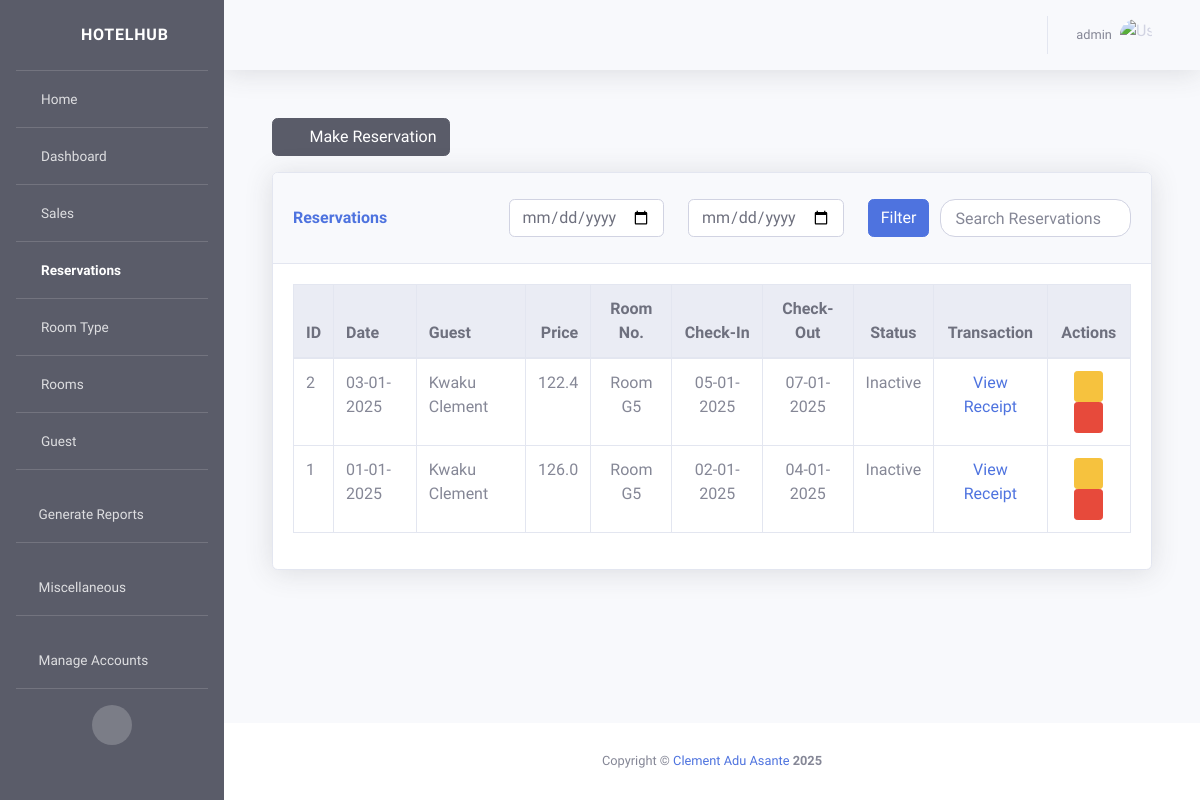
The app's page /reservations/reservations/ (signed in), older data.
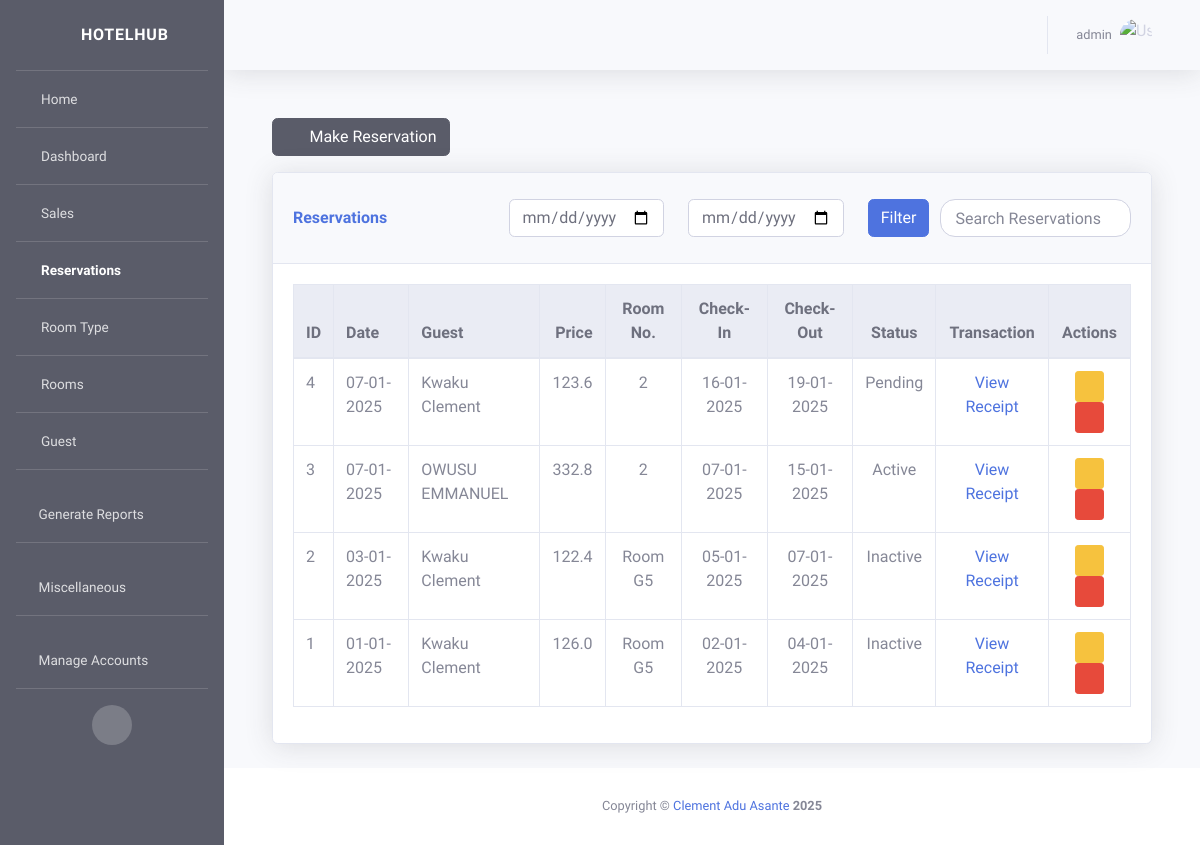
The same page, newer data.
### authentication/models.py (models this page shows, shortened)
class Users(AbstractBaseUser, PermissionsMixin):
    ROLE_CHOICES = [
        ('admin', 'Admin'),
        ('receptionist', 'Receptionist'),
        ('manager', 'Manager'),
        ('seller', 'Seller')
    ]
    first_name = models.CharField(max_length=256, blank=False, null=False)
    last_name = models.CharField(max_length=256, blank=False, null=False)
    username = models.CharField(max_length=256, unique=True, blank=False, null=False)
    role = models.CharField(max_length=20, choices=ROLE_CHOICES)
    phone = models.CharField(max_length=30, blank=False, null=False)
    address = models.TextField(max_length=256, blank=False, null=False)
    is_active = models.BooleanField(default=True)
    is_staff = models.BooleanField(default=False)
    last_login = models.DateTimeField(null=True, blank=True)
    objects = CustomUserManager()
    USERNAME_FIELD = 'username'
    REQUIRED_FIELDS = []
    class Meta:
        db_table = 'Users'

### reservations/models.py (models this page shows, shortened)
class Reservation(models.Model):
    STATUS_CHOICES = [
        ('Pending', 'Pending'),
        ('Checked In', 'Checked In'),
        ('Checked Out', 'Checked Out'),
        ('Canceled', 'Canceled'),
    ]
    is_deleted = models.BooleanField(default=False)
    deleted_at = models.DateTimeField(null=True, blank=True)
    deleted_by = models.ForeignKey(
        settings.AUTH_USER_MODEL,
        on_delete=models.SET_NULL,
        null=True,
        related_name='deleted_reservations'
    )
    reservation_date = models.DateField(default=now)
    check_in = models.DateTimeField(null=True, blank=True)
    check_out = models.DateTimeField(null=True, blank=True)
    guest = models.ForeignKey(Guest, on_delete=models.CASCADE)
    sub_total = models.FloatField(default=0)
    grand_total = models.FloatField(default=0)
    tax_amount = models.FloatField(default=0)
    tax_percentage = models.FloatField(default=0)
    amount_payed = models.FloatField(default=0)
    amount_change = models.FloatField(default=0)
    status = models.CharField(max_length=20, choices=STATUS_CHOICES, default='Pending')
    created_by = models.ForeignKey(settings.AUTH_USER_MODEL, on_delete=models.CASCADE, null=True, blank=True)
    class Meta:
        db_table = "Reservations"
    def get_status(self):
        current_date = now()
        if self.check_in and self.check_out:
            if current_date < self.check_in:
                return 'Pending'
            elif current_date >= self.check_in and current_date <= self.check_out:
                return 'Active'
            elif current_date > self.check_out:
                return 'Inactive'
        return self.status

class ReservationDetail(models.Model):
    reservation = models.ForeignKey(Reservation, on_delete=models.CASCADE)
    room = models.ForeignKey(Room, on_delete=models.CASCADE)
    price = models.FloatField()
    total_detail = models.FloatField()
    days = models.IntegerField(default=1)

### guests/models.py (models this page shows, shortened)
class Guest(models.Model):
    first_name = models.CharField(max_length=256)
    last_name = models.CharField(max_length=256, blank=True, null=True)
    address = models.TextField(max_length=256, blank=True, null=True)
    national_id = models.TextField(max_length=256, blank=True, null=True)
    phone = models.CharField(max_length=30, blank=True, null=True)
    created_at = models.DateField(default=now)
    class Meta:
        db_table = 'Guests'
    def get_full_name(self):
        return f"{self.first_name} {self.last_name}"

### rooms/models.py (models this page shows, shortened)
class Room(models.Model):
    STATUS_CHOICES = (
        ("ACTIVE", "Active"),
        ("INACTIVE", "Inactive")
    )
    name = models.CharField(max_length=256)
    description = models.TextField(max_length=256)
    status = models.CharField(
        choices=STATUS_CHOICES,
        max_length=100,
        verbose_name="Status of the room",
    )
    room_type = models.ForeignKey(
        RoomType, related_name="room_type", on_delete=models.CASCADE, db_column='room_type')
    price = models.FloatField(default=0)
    class Meta:
        db_table = "Room"

### reservations/views.py (the view, shortened to what this page needs)
# urls.py: path('reservations/', views.reservations_list_view, name='reservations_list'),
@login_required(login_url="/authentication/login/")
def reservations_list_view(request):
    cache_key = f'reservations_list_{request.user.id}'
    cache.delete(cache_key)
    start_date = request.GET.get('start_date')
    end_date = request.GET.get('end_date')
    reservations_query = (
        Reservation.objects.select_related('guest')
        .prefetch_related('reservationdetail_set__room')
        .filter(is_deleted=False)
    )
    reservations = reservations_query.order_by('-id')[:100]
    for reservation in reservations:
        reservation.status = reservation.get_status()
    context = {
        "active_icon": "reservations",
        "reservations": reservations,
    }
    if request.user.is_authenticated:
        action = f"Viewed reservations list"
        details = f"User: {request.user.username}, IP: {request.META.get('REMOTE_ADDR')}, User-Agent: {request.META.get('HTTP_USER_AGENT')}"
        ip_address = request.META.get('REMOTE_ADDR')
        mac_address = get_mac_address()
        ActivityLog.objects.create(
            user=request.user,
            action=action,
            details=details,
            ip_address=ip_address,
            mac_address=mac_address
        )
    return render(request, "reservations.html", context=context)

### reservations/templates/reservations.html (shortened to what this page needs)
{% extends "base.html" %}
{% load static %}
{% block stylesheets %}
<link href="{% static 'vendor/datatables/dataTables.bootstrap4.min.css' %}" rel="stylesheet">
<link href="{% static 'css/pagination_buttons.css' %}" rel="stylesheet">
{% endblock stylesheets %}
{% block content %}
<div class="container-fluid">
    <div class="row ml-0 mb-3">
        <a href="{% url 'reservations:reservations_add' %}" class="btn btn-dark reservation-button">
            <i class="fas fa-plus mr-2"></i>
            Make Reservation
        </a>
    </div>
    <div class="card shadow mb-4">
        <div class="card-header py-3">
            <div class="row align-items-center">
                <div class="col-md-3">
                    <h6 class="m-0 font-weight-bold text-primary">Reservations</h6>
                </div>
                <div class="col-md-6">
                    <div class="row">
                        <div class="col-md-5">
                            <input type="date" class="form-control" id="startDate">
                        </div>
                        <div class="col-md-5">
                            <input type="date" class="form-control" id="endDate">
                        </div>
                        <div class="col-md-2">
                            <button id="filterDate" class="btn btn-primary">Filter</button>
                        </div>
                    </div>
                </div>
                <div class="col-md-3">
                    <input type="text" class="form-control" id="reservationSearch" placeholder="Search Reservations">
                </div>
            </div>
        </div>
        <div class="card-body ">
            <div class="table-responsive">
                <table class="table table-hover table-bordered" id="dataTable" width="100%" cellspacing="0">
                    <thead class="thead-light">
                        <tr>
                            <th>ID</th>
                            <th>Date</th>
                            <th>Guest</th>
                            <th class="text-right">Price</th>
                            <th class="text-center">Room No.</th>
                            <th class="text-center">Check-In</th>
                            <th class="text-center">Check-Out</th>
                            <th class="text-center">Status</th>
                            <th class="text-center">Transaction</th>
                            <th class="text-center">Actions</th>
                        </tr>
                    </thead>
                    <tbody>
                        {% for s in reservations %}
                        <tr>
                            <td>{{ s.id }}</td>
                            <td>{{ s.reservation_date|date:"d-m-Y" }}</td>
                            <td>{{ s.guest.get_full_name }}</td>
                            <td class="text-right">{{ s.grand_total }}</td>
                            <td class="text-center">
                                {% for detail in s.reservationdetail_set.all %}
                                    {{ detail.room.name }}<br />
                                {% endfor %}
                            </td>
                            <td class="text-center">{{ s.check_in|date:"d-m-Y" }}</td>
                            <td class="text-center">{{ s.check_out|date:"d-m-Y" }}</td>
                            <td class="text-center">{{ s.status }}</td>
                            <td class="text-center">
                                <a
                                    href="{% url 'reservations:reservations_receipt_pdf' s.id %}"
                                    class="text-primary"
                                >
                                    View Receipt
                                </a>
                            </td>
                            <td class="text-center">
                                <a href="{% url 'reservations:reservations_edit' s.id %}" class="text-decoration-none">
                                    <button type="button" class="btn btn-warning btn-sm" data-bs-toggle="tooltip" title="Update Reservation Type">
                                        <i class="fas fa-pen"></i>
                                    </button>
                                </a>
                                <a class="text-decoration-none">
                                    <button rel="delete" type="button" class="btn btn-danger btn-sm" data-toggle="modal" data-target="#exampleModal">
                                        <i class="fas fa-trash"></i>
                                    </button>
                                </a>
                            </td>
                        </tr>
                        {% endfor %}
                    </tbody>
                </table>
            </div>
        </div>
    </div>
</div>
{% endblock content %}

### templates/base.html (shortened to what this page needs)
{% load static %}
<!DOCTYPE html>
<html lang="en">
<head>
    <link href="{% static 'vendor/fontawesome-free/css/all.min.css' %}" rel="stylesheet" type="text/css">
    <link href="{% static 'css/sb-admin-2.min.css' %}" rel="stylesheet">
    {% block stylesheets %}{% endblock stylesheets %}
</head>
<body id="page-top">
    <div id="wrapper">
        {% include 'sidebar.html' %}
        <div id="content-wrapper" class="d-flex flex-column">
            <div id="content">
                {% include 'navbar.html' %}
                <div class="container-fluid">
                    {% block content %}{% endblock content %}
                </div>
            </div>
            {% include 'footer.html' %}
        </div>
    </div>
</body>
</html>

### templates/sidebar.html
{% load static %}
<ul class="navbar-nav bg-dark sidebar sidebar-dark accordion" id="accordionSidebar">
    <a class="sidebar-brand d-flex align-items-center justify-content-center" href="{% url 'dashboard:index' %}">
        <div class="sidebar-brand-icon rotate-n-15">
            <i class="fas fa-hotel"></i>
        </div>
        <div class="sidebar-brand-text mx-3">HOTELHUB</div>
    </a>
    <hr class="sidebar-divider mb-0">
    <li class="{% if "index" in active_icon %} nav-item active {% else %} nav-item {% endif %}">
        <a class="nav-link" href="{% url 'dashboard:index' %}">
            <i class="fas fa-fw fa-home"></i>
            <span>Home</span></a>
    </li>
    <hr class="sidebar-divider mb-0">
    {% if request.user.is_superuser or request.session.user_role == 'admin' or request.session.user_role == 'manager' %}
    <li class="{% if "dashboard" in active_icon %} nav-item active {% else %} nav-item {% endif %}">
        <a class="nav-link" href="{% url 'dashboard:dashboard' %}">
            <i class="fas fa-fw fa-tachometer-alt"></i>
            <span>Dashboard</span></a>
    </li>
    {% endif %}
       <hr class="sidebar-divider my-0">
       <li class="{% if "home" in active_icon %} nav-item active {% else %} nav-item {% endif %}">
           <a class="nav-link" href="{% url 'inventory:home' %}">
               <i class="fas fa-fw fa-cart-plus"></i>
               <span>Sales</span></a>
       </li>
       <hr class="sidebar-divider my-0">
       <li class="{% if "reservations" in active_icon %} nav-item active {% else %} nav-item {% endif %}">
           <a class="nav-link" href="{% url 'reservations:reservations_list' %}">
               <i class="fas fa-fw fa-cart-plus"></i>
               <span>Reservations</span></a>
       </li>
    <hr class="sidebar-divider my-0">
    <li class="{% if "room_types" in active_icon %} nav-item active {% else %} nav-item {% endif %}">
        <a class="nav-link" href="{% url 'rooms:room_types_list' %}">
            <i class="fas fa-fw fa-bed"></i>
            <span>Room Type</span></a>
    </li>
    <hr class="sidebar-divider my-0">
    <li class="{% if "rooms" in active_icon %} nav-item active {% else %} nav-item {% endif %}">
        <a class="nav-link" href="{% url 'rooms:rooms_list' %}">
            <i class="fas fa-fw fa-bed"></i>
            <span>Rooms</span></a>
    </li>
    <hr class="sidebar-divider my-0">
    <li class="{% if "guest" in active_icon %} nav-item active {% else %} nav-item {% endif %}">
        <a class="nav-link" href="{% url 'guests:guests_list' %}">
            <i class="fas fa-fw fa-users"></i>
            <span>Guest</span></a>
    </li>
    <hr class="sidebar-divider d-none d-md-block">
    <li class="{% if "report" in active_icon %} nav-item active {% else %} nav-item {% endif %}">
        <a class="nav-link" href="{% url 'reports:select_report' %}">
            <i class="fas fa-chart-line mr-2"></i>
            <span>Generate Reports</span></a>
    </li>
    <hr class="sidebar-divider d-none d-md-block">
    {% if request.user.is_superuser or request.session.user_role == 'admin' or request.session.user_role == 'manager' %}
    <li class="{% if "miscellaneous" in active_icon %} nav-item active {% else %} nav-item {% endif %}">
        <a class="nav-link" href="{% url 'miscellaneous:miscellaneous_list' %}">
            <i class="fas fa-folder mr-2"></i>
            <span>Miscellaneous</span></a>
    </li>
    <hr class="sidebar-divider d-none d-md-block">
    {% endif %}
        {% if request.user.is_superuser or request.session.user_role == 'admin' or request.session.user_role == 'manager' %}
        <li class="{% if "users" in active_icon %} nav-item active {% else %} nav-item {% endif %}">
            <a class="nav-link" href="{% url 'authentication:users_list' %}">
                <i class="fas fa-chart-line mr-2"></i>
                <span>Manage Accounts</span></a>
        </li>
        <hr class="sidebar-divider d-none d-md-block">
        {% endif %}
    <div class="text-center d-none d-md-inline">
        <button class="rounded-circle border-0" id="sidebarToggle"></button>
    </div>
</ul>

### templates/navbar.html (shortened to what this page needs)
{% load static %}
<nav class="navbar navbar-expand navbar-light bg-gradient topbar mb-4 static-top shadow">
    <ul class="navbar-nav ml-auto">
        <li class="nav-item dropdown">
            <a class="nav-link dropdown-toggle" href="#" id="userDropdown" role="button" data-toggle="dropdown" aria-expanded="false">
                <span class="mr-2 d-none d-lg-inline text-gray-600 small">{{ request.user.username }}</span>
                <img class="img-profile rounded-circle" src="{% static 'img/undraw_profile.svg' %}" alt="User Profile">
            </a>
        </li>
    </ul>
</nav>

### templates/messages.html (shortened to what this page needs)
{% load static %}

### templates/footer.html (shortened to what this page needs)
{% load static %}
<footer class="sticky-footer bg-white">
    <div class="container my-auto">
        <div class="copyright text-center my-auto">
            <span>Copyright &copy; <a href="https://github.com/Kwaku-Clement/hotelhub">Clement Adu Asante</a>  <strong id='year'></strong></span>
        </div>
    </div>
</footer>

### templates/logout_modal.html (shortened to what this page needs)
{% load static %}

Row changes from the older to the newer data that the page shows:
added Reservation: id "4", reservation_date "07-01-2025", guest.get_full_name "Kwaku Clement", grand_total "123.6", check_in "16-01-2025", check_out "19-01-2025", status "Pending"
added ReservationDetail: room.name "2", shown under "4"
added Reservation: id "3", reservation_date "07-01-2025", guest.get_full_name "OWUSU EMMANUEL", grand_total "332.8", check_in "07-01-2025", check_out "15-01-2025", status "Active"
added ReservationDetail: room.name "2", shown under "3"
